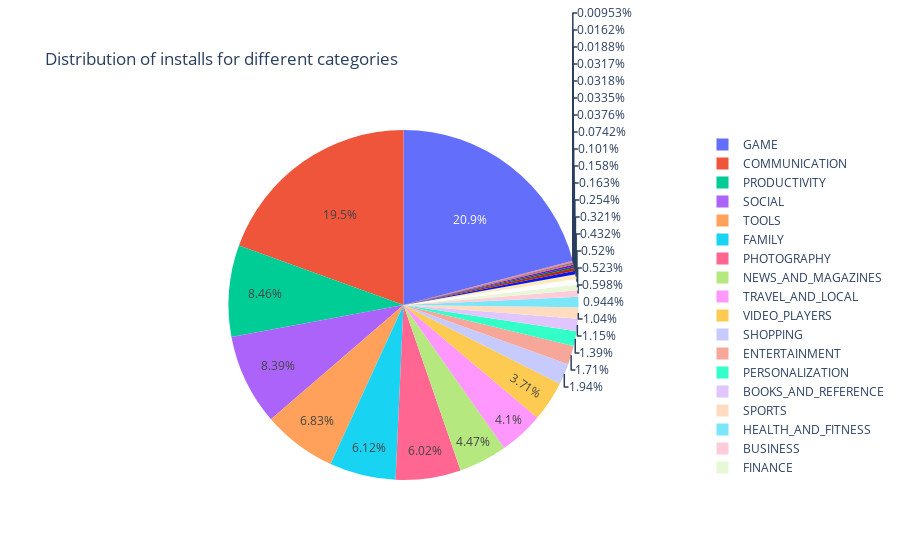

Notebook cell for this chart:
### Code cell
px.pie(data, values='Installs', names='Category', title='Distribution of installs for different categories')

### Figure 1 — Plotly figure (JSON) as saved in the notebook; plotly's stock layout.template omitted (floating-point values rounded to 4 significant figures; data arrays with more than 128 entries replaced by an {"elided": "..."} marker saying what was removed)
{"data": [{"domain": {"x": [0, 1], "y": [0, 1]}, "hovertemplate": "Category=%{label}<br>Installs=%{value}<extra></extra>", "labels": {"elided": "10840 str values"}, "legendgroup": "", "name": "", "showlegend": true, "type": "pie", "values": {"elided": "10840 int values"}}], "layout": {"legend": {"tracegroupgap": 0}, "title": {"text": "Distribution of installs for different categories"}}}
